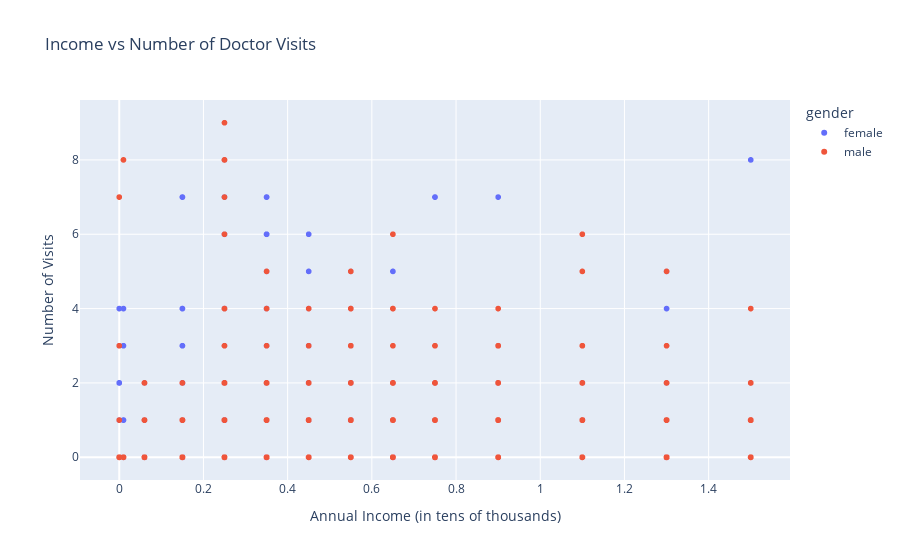

Notebook source saved alongside this figure:
### Code cell
# How Income Affects the Number of Visits to the Hospital 
import plotly.express as px

# Scatter plot to visualize income vs visits
fig = px.scatter(df, 
                 x='income', 
                 y='visits', 
                 color='gender', 
                 title="Income vs Number of Doctor Visits",
                 labels={'income': 'Annual Income (in tens of thousands)', 'visits': 'Number of Visits'})

fig.show()

### Figure 1 — Plotly figure (JSON) as saved in the notebook; plotly's stock layout.template omitted (floating-point values rounded to 4 significant figures; data arrays with more than 128 entries replaced by an {"elided": "..."} marker saying what was removed)
{"data": [{"hovertemplate": "gender=female<br>Annual Income (in tens of thousands)=%{x}<br>Number of Visits=%{y}<extra></extra>", "legendgroup": "female", "marker": {"color": "#636efa", "symbol": "circle"}, "mode": "markers", "name": "female", "showlegend": true, "type": "scattergl", "x": {"elided": "2702 float values"}, "xaxis": "x", "y": {"elided": "2702 int values"}, "yaxis": "y"}, {"hovertemplate": "gender=male<br>Annual Income (in tens of thousands)=%{x}<br>Number of Visits=%{y}<extra></extra>", "legendgroup": "male", "marker": {"color": "#EF553B", "symbol": "circle"}, "mode": "markers", "name": "male", "showlegend": true, "type": "scattergl", "x": {"elided": "2488 float values"}, "xaxis": "x", "y": {"elided": "2488 int values"}, "yaxis": "y"}], "layout": {"autosize": true, "legend": {"title": {"text": "gender"}, "tracegroupgap": 0}, "title": {"text": "Income vs Number of Doctor Visits"}, "xaxis": {"anchor": "y", "autorange": true, "domain": [0, 1], "range": [-0.09106, 1.591], "title": {"text": "Annual Income (in tens of thousands)"}, "type": "linear"}, "yaxis": {"anchor": "x", "autorange": true, "domain": [0, 1], "range": [-0.7427, 9.743], "title": {"text": "Number of Visits"}, "type": "linear"}}}
